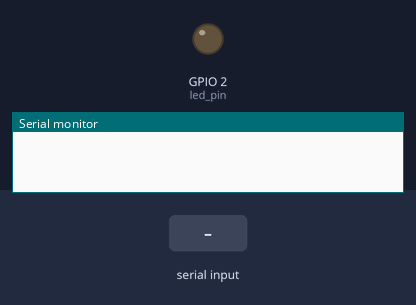
The sketch below on a simulated ESP32. Parts: output pins drawn as LEDs (lit = HIGH), the last lines printed to the serial monitor. Dashed ring = blinking. Inputs (shaded band) come from the test bench.

Above: at 0.0 s.
At 1.8 s:
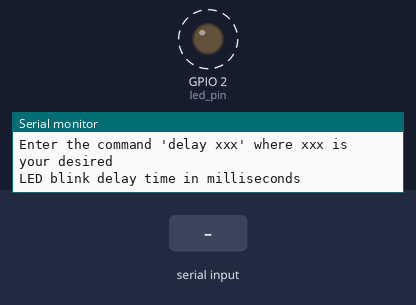
1.9 s: "90,45\n" received over Serial
4.9 s: "0\n" received over Serial
Timing chart, 0 to 13.9 s (numbered marks = the images above; inputs shaded):
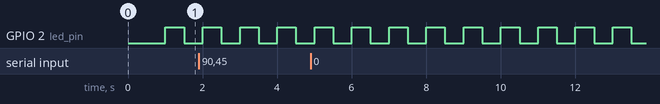

Measured:
- by itself, GPIO 2 (led_pin): alternates HIGH for 0.50 s and LOW for 0.50 s

The sketch:

RTOS_P5.ino
```cpp
/*
 *  RTOS video 5:
 *
 * Denne koden er hovedsaklig kopiert fra LF
 *
 *  2 Tasks:
 *  TASK A:
 *  - Printe fra queue 2
 *  - Lese Serielt input fra bruker
 *  - Echoe inputet fra bruker tilbake til serie-terminal
 *  - if "delay xxx" send xxx (tall) til queue 1
 *
 *  TASK B:
 *  - Blinke LED med t-delay
 *  - Oppdaterer t med nye verdier fra queue 1
 *  - Hver gang led'en blinka 100 gonga, send
 *    string til queue 2
 */

// Use only core 1 for demo purposes
#if CONFIG_FREERTOS_UNICORE
  static const BaseType_t app_cpu = 0;
#else
  static const BaseType_t app_cpu = 1;
#endif

// Settings
static const uint8_t buf_len = 255;     // Size of buffer to look for command
static const char command[] = "delay "; // Note the space!
static const int delay_queue_len = 5;   // Size of delay_queue
static const int msg_queue_len = 5;     // Size of msg_queue
static const uint8_t blink_max = 100;   // Num times to blink before message

// Pins (change this if your Arduino board does not have LED_BUILTIN defined)
static const int led_pin = 2;

// Meldings-struct: Brukt her for meldingene, hvor body bestemmer størrelse og count teller antall meldinger sendt til queue
typedef struct Message {
  char body[20];
  int count;
} Message;

// Globale variabler
static QueueHandle_t delay_queue;
static QueueHandle_t msg_queue;

//*****************************************************************************
// Tasks

// Task A: Her kalt CLI ettersom den etterlinger linux cli
void doCLI(void *parameters) {
  // Instans av message-structen
  Message rcv_msg;

  char c;
  char buf[buf_len];
  uint8_t idx = 0;
  uint8_t cmd_len = strlen(command);
  int led_delay;

  // Memset tømmer bufferen
  memset(buf, 0, buf_len);

  // Uendelig løkke:
  while (1) {

    // See if there's a message in the queue (do not block)
    if (xQueueReceive(msg_queue, (void *)&rcv_msg, 0) == pdTRUE) {
      Serial.print(rcv_msg.body);
      Serial.println(rcv_msg.count);
    }

    // Leser fra serie-monitior
    if (Serial.available() > 0) {
      c = Serial.read();

      // Lagrer mottatt Char i buf, gitt at den ikke overskrider størrelsen på buf
      if (idx < buf_len - 1) {
        buf[idx] = c;
        idx++ ;
      }

      // Printer linjeskift når melding er sendt
      if ((c == '\n') || (c == '\r')) {

        // linjeskift til serie-monitor
        Serial.print("\r\n");

        // Sjekker om de første 6 karakterene tilsvarer 'delay'
        if (memcmp(buf, command, cmd_len) == 0) {

          // Konverterer siste delen av skringen til positiv int
          char* tail = buf + cmd_len;
          led_delay = atoi(tail);
          led_delay = abs(led_delay);

          // Sender int til andre task via queue
          if (xQueueSend(delay_queue, (void *)&led_delay, 10) != pdTRUE) {
            Serial.println("ERROR: Could not put item on delay queue.");
          }
        }

        // Tømmer bufferen igjen med memset
        memset(buf, 0, buf_len);
        idx = 0;

      // Dersom stringen ikke starter med 'delay', echo inputet:
      } else {
        Serial.print(c);
      }
    }
  }
}

// Task A: Blink LED med delay hentet fra queue, gi tilbakemelding hvert 100. blink
void blinkLED(void *parameters) {
  // Ny instans av Message-struct
  Message msg;
  int led_delay = 500;
  uint8_t counter = 0;

  // Setter pinne 2 som output
  pinMode(2, OUTPUT);

  // Evig løkke
  while (1) {
    // Sjekker om det er en melding tilgjengelig i queue
    if (xQueueReceive(delay_queue, (void *)&led_delay, 0) == pdTRUE) {

      // Best practice: use only one task to manage serial comms
      strcpy(msg.body, "Message received ");
      msg.count = 1;
      xQueueSend(msg_queue, (void *)&msg, 10);
    }

    // Blink
    digitalWrite(led_pin, HIGH);
    vTaskDelay(led_delay / portTICK_PERIOD_MS);
    digitalWrite(led_pin, LOW);
    vTaskDelay(led_delay / portTICK_PERIOD_MS);

    // Dersom vi har blinket LED'en 100 ganger, send melding til queue
    counter++;
    if (counter >= blink_max) {

      // Lager melding og sender til queue
      strcpy(msg.body, "Blinked: ");
      msg.count = counter;
      xQueueSend(msg_queue, (void *)&msg, 10);

      // Resetter counter
      counter = 0;
    }
  }
}

//*****************************************************************************
// Main Kjører som sin egen task med prioritet 1

void setup() {

  // Konfigurerer Serial
  Serial.begin(115200);

  // Lite delay
  vTaskDelay(1000 / portTICK_PERIOD_MS);
  Serial.println();
  Serial.println("---FreeRTOS Queue Solution---");
  Serial.println("Enter the command 'delay xxx' where xxx is your desired ");
  Serial.println("LED blink delay time in milliseconds");

  // Lager queue 1 og 2
  delay_queue = xQueueCreate(delay_queue_len, sizeof(int));
  msg_queue = xQueueCreate(msg_queue_len, sizeof(Message));

  // Starter CLI task
  xTaskCreatePinnedToCore(doCLI,
                          "CLI",
                          2048,
                          NULL,
                          1,
                          NULL,
                          app_cpu);

  // Starter blink task
  xTaskCreatePinnedToCore(blinkLED,
                          "Blink LED",
                          2048,
                          NULL,
                          1,
                          NULL,
                          app_cpu);

  // sletter "setup and loop" task
  vTaskDelete(NULL);
}

void loop() {
  // Execution should never get here
}
```
